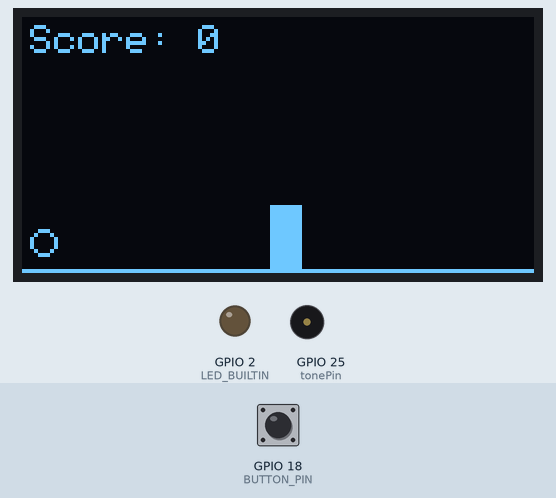
Simulated run of this sketch. Board: ESP32. Parts: 128×64 one-colour display, output pins drawn as LEDs (lit = HIGH), buzzer (waves = sounding). Dashed ring = blinking. Inputs (shaded band) come from the test bench; at power-on: GPIO 18 (BUTTON_PIN) HIGH. Random numbers use the default seed unless the sketch sets one.

Above: at 6.3 s.
6.4 s: GPIO 18 (BUTTON_PIN) pulled LOW for 3.2 s
At 9.49 s:
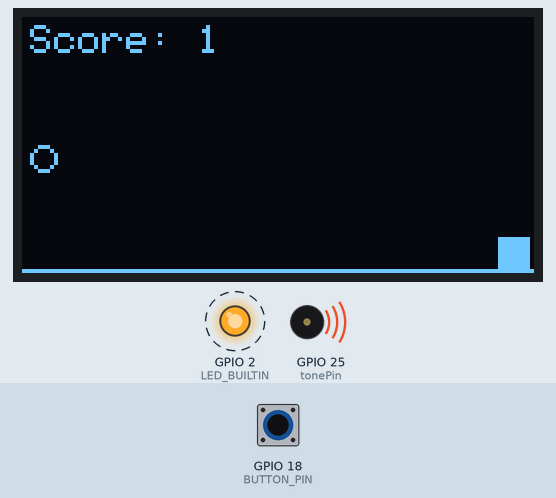
10.2 s: GPIO 18 (BUTTON_PIN) pulled LOW for 0.15 s
At 10.45 s:
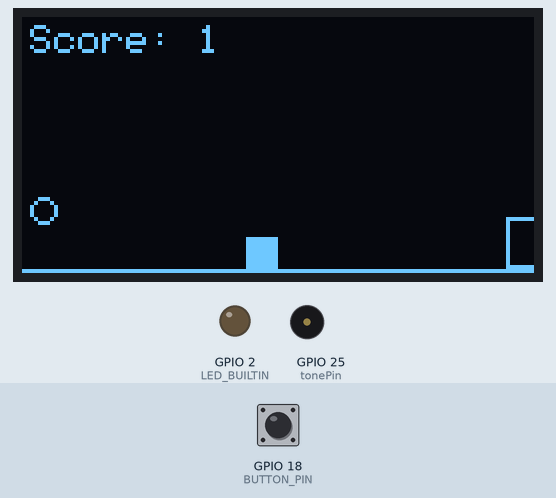
10.9 s: GPIO 18 (BUTTON_PIN) pulled LOW for 1 s
At 11.09 s:
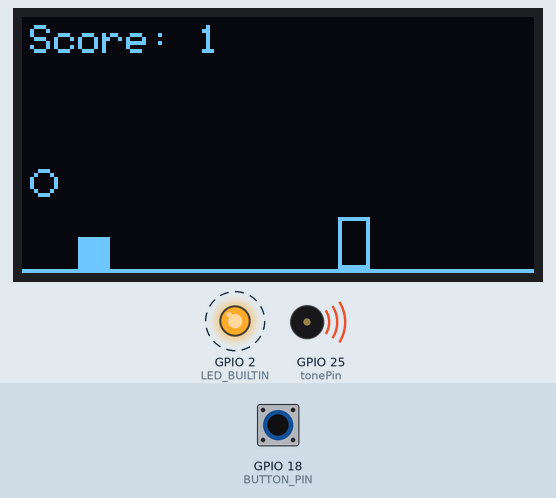
12.5 s: GPIO 18 (BUTTON_PIN) pulled LOW for 0.15 s
At 12.69 s:
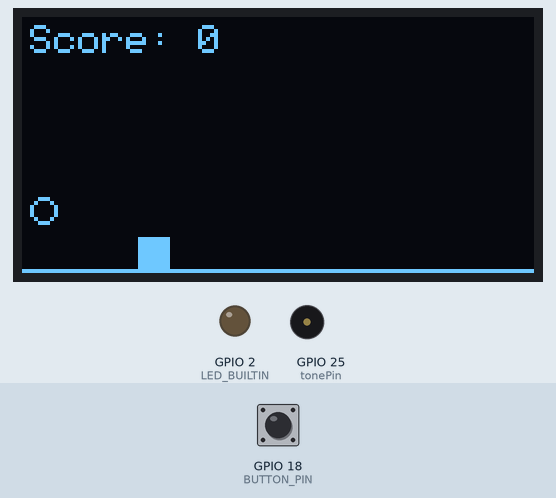
13.2 s: GPIO 18 (BUTTON_PIN) pulled LOW for 3.2 s
At 17.5 s:
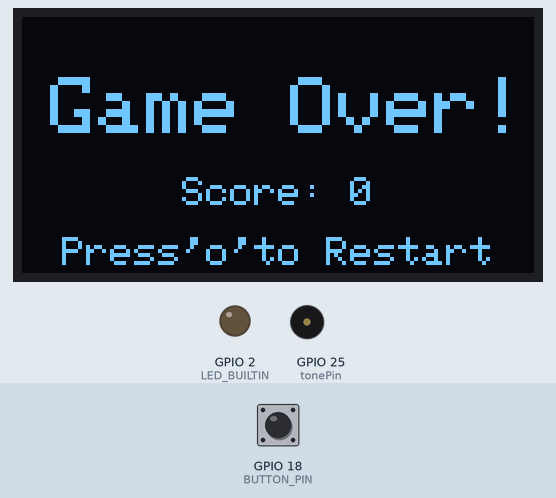
18.5 s: GPIO 18 (BUTTON_PIN) pulled LOW for 0.15 s
At 18.7 s:
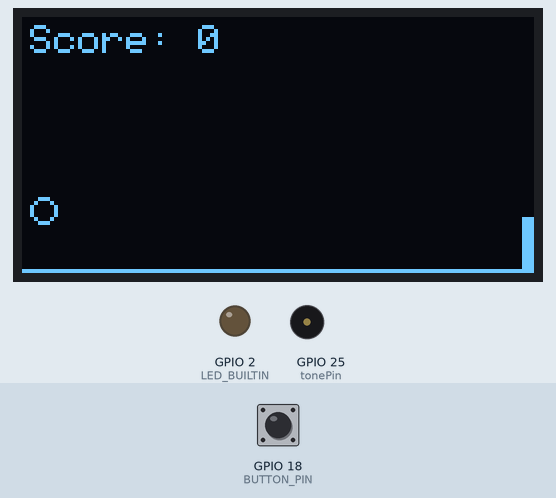
Timing chart, 0 to 21.8 s (numbered marks = the images above; inputs shaded):
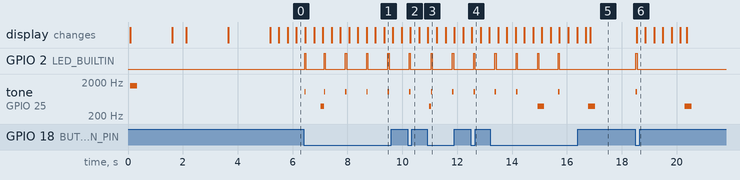

Measured:
- after the input at 6.4 s, GPIO 2 (LED_BUILTIN): alternates HIGH for 0.05 s and LOW for 0.73 s, starting at once
- after the input at 10.2 s, GPIO 2 (LED_BUILTIN): LOW → HIGH after 0.05 s, → LOW 0.05 s later; tone on GPIO 25 (tonePin): silent → 1047 Hz after 0.05 s, → silent 0.05 s later
- after the input at 10.9 s, GPIO 2 (LED_BUILTIN): alternates HIGH for 0.05 s and LOW for 0.73 s, starting after 0.15 s
- after the input at 12.5 s, GPIO 2 (LED_BUILTIN): LOW → HIGH after 0.10 s, → LOW 0.05 s later
- after the input at 13.2 s, GPIO 2 (LED_BUILTIN): alternates HIGH for 0.05 s and LOW for 0.73 s, 8 changes in all, then stays LOW, starting after 0.18 s
- after the input at 18.5 s, GPIO 2 (LED_BUILTIN): LOW → HIGH at once, → LOW 0.05 s later; tone on GPIO 25 (tonePin): silent → 1047 Hz at once, → silent 0.05 s later, → 392 Hz 1.7 s later, → silent 0.25 s later; the display: changes at once (image 6)
- by itself, tone on GPIO 25 (tonePin): plays 1047 Hz for 0.05 s, 392 Hz for 0.12 s, 1047 Hz for 0.05 s, 1047 Hz for 0.05 s, 1047 Hz for 0.05 s, 1047 Hz for 0.05 s

The sketch:

Bounce_the_ball.ino
```cpp
#include <Adafruit_GFX.h>
#include <Adafruit_SSD1306.h>
#include "pitches.h"

// Display Configuration
#define SCREEN_WIDTH 128
#define SCREEN_HEIGHT 64
#define OLED_RESET -1
Adafruit_SSD1306 display(SCREEN_WIDTH, SCREEN_HEIGHT, &Wire, OLED_RESET);
// Speaker config
const int tonePin = 25; // Pin connected to the speaker or earphone

// Button Configuration
#define BUTTON_PIN 18

// Game Variables
int ballY = SCREEN_HEIGHT - 3; // Dragon's vertical position (on the ground)
int groundLevel = SCREEN_HEIGHT - 3;
int dragonJumpHeight = 40;        // Jump height
bool isJumping = false;           // Is the dragon jumping?
int jumpVelocity = 3;             // Jump speed
int gravity = 1;                  // Gravity effect
//int x2=random(50,64);
int obstacleX = SCREEN_WIDTH;     // Obstacle's horizontal position
int obstacleX2 = 64;
int obstacleWidth = 8;           // Obstacle width
int obstacleWidth2 = 8;
int obstacleHeight = 16;          // Obstacle height
int obstacleHeight2 = 16;
int minObstacleDistance = 30;     // Minimum distance between obstacles
int maxObstacleDistance = 50;     // Maximum distance between obstacles
int gameSpeed;
bool play = false;
bool first = true;
bool gameOver = false;            // Game state
int score = 0;                    // Player's score

void setup() {
  // Initialize OLED display
  if (!display.begin(SSD1306_SWITCHCAPVCC, 0x3C)) {
    Serial.println(F("SSD1306 allocation failed"));
    for (;;);
  }
  display.clearDisplay();
  display.display();

  // Initialize Button
  pinMode(BUTTON_PIN, INPUT_PULLUP);
  pinMode(LED_BUILTIN, OUTPUT);

  // Initialize random seed
  randomSeed(200); // Used to generate randomness
  //boot Screen
  BootImg();
  // Initial screen
  display.setTextSize(1);
  display.setCursor(20, 30);
  display.setTextColor(SSD1306_WHITE);
  display.println("Save the ball");
  display.display();
  delay(1500);
  display.clearDisplay();
  display.setCursor(12, 30);
  display.setTextColor(SSD1306_WHITE);
  display.println("Press'o'to bounce");
  display.display();
  delay(1500);
}

void loop() {
  digitalWrite(LED_BUILTIN, 0);
  if (!gameOver) {
    // Handle jumping
    if (digitalRead(BUTTON_PIN) == LOW && !isJumping) {
      isJumping = true;
      jumpVelocity = -8; // Initial upward velocity
      digitalWrite(LED_BUILTIN, 1);
      tone(tonePin, NOTE_C6,50);
    }

    if (isJumping) {
      ballY += jumpVelocity;
      jumpVelocity += gravity; // Apply gravity

      if (ballY >= groundLevel) {
        ballY = groundLevel;
        isJumping = false;
      }
    }

    // Move obstacle
    obstacleX -= 3;
    if (obstacleX < -obstacleWidth) {
      obstacleX = SCREEN_WIDTH ;
      score++; // Increment score
      play=true;
      obstacleHeight = random(5,15);
    }
    // Collision detection
    if (obstacleX < 10 && obstacleX + obstacleWidth > 0) {
      if (ballY > SCREEN_HEIGHT - obstacleHeight - 10) {
        gameOver = true;
        GameOverMusic();
      }
    }
    // for 2nd obstacle -
    obstacleX2 -= 3;
    if (obstacleX2 < -obstacleWidth2) {
      obstacleX2 = SCREEN_WIDTH ;
      if (first){obstacleX2=256;first=false;}
      if (score>1){score++;play=true;} // Increment score
      obstacleHeight2 = random(5,15);
    }

    if (score!=0 ){
    // Collision detection
      if (obstacleX2 < 10 && obstacleX2 + obstacleWidth2 > 0) {
        if (ballY > SCREEN_HEIGHT - obstacleHeight2 - 10) {
          gameOver = true;
          GameOverMusic();
        }
      }
    }

    // Render game elements
    display.clearDisplay();

    // Draw ground
    display.drawLine(0, SCREEN_HEIGHT - 1, SCREEN_WIDTH, SCREEN_HEIGHT - 1, SSD1306_WHITE);

    // Draw ball
    display.drawCircle(5, ballY - 5, 3, SSD1306_WHITE); //fillRect(2, ballY - 5, 5, 5, SSD1306_WHITE);

    // Draw obstacle
    display.fillRect(obstacleX, SCREEN_HEIGHT - obstacleHeight - 1, obstacleWidth, obstacleHeight, SSD1306_WHITE);

    if (score !=0){
      display.drawRect(obstacleX2, SCREEN_HEIGHT - obstacleHeight2 - 1, obstacleWidth2, obstacleHeight2, SSD1306_WHITE);
    }

    // Draw score
    display.setCursor(2, 2);
    display.print("Score: ");
    display.print(score);
    display.display();
    int spd=20;
    // Control game speed
    switch (score){
      case 25 ... 49: gameSpeed=spd-5;
      break;
      case 50 ... 74: gameSpeed=spd-15;
      break;
      case 75 ... 99: gameSpeed=3;
      break;
      case 100 ... 2000: gameSpeed=1;
      break;
      default: gameSpeed=spd;
    }
    delay(gameSpeed);
    switch (score){
      case 25:notout();
      break;
      case 50:notout();
      break;
      case 75:notout();
      break;
      case 100:notout();
      break;
      default: ;
    }

  } else {
    // Game Over Screen
    display.clearDisplay();
    display.setTextSize(2);
    display.setCursor(7, 15);
    display.println("Game Over!");
    display.setTextSize(1);
    display.setCursor(40, 40);
    display.print("Score: ");
    display.print(score);
    display.setCursor(10, 55);
    display.println("Press'o'to Restart");
    display.display();

    // Wait for button press to restart
    if (digitalRead(BUTTON_PIN) == LOW) {
      resetGame();
    }
  }
}

void resetGame() {
  // Reset game variables
  ballY = groundLevel;
  obstacleX = SCREEN_WIDTH;
  obstacleX2 = 64;
  score = 0;
  gameOver = false;
  first = true;
}


// game over sound
void GameOverMusic() {
  // Sadder melody for the Game Over theme with lower ending notes
  int melody[] = {
  NOTE_F6, NOTE_E5, NOTE_D5, NOTE_C5, NOTE_B4,NOTE_G4
  };
  // Durations (4 = quarter note, 8 = eighth note, etc.)
  int noteDurations[] = {
    16,16, 16, 16, 16, 4
  };
  // Play each note in the melody
  for (int i = 0; i < sizeof(melody) / sizeof(melody[0]); i++) {
    int note = melody[i];
    int duration = 1000 / noteDurations[i]; // Longer duration for sad effect
    if (note > 0) {
      tone(tonePin, note, duration); // Play the note
    }
  }
}

//booot sound
void BootSound() {
  int melody[] = {  NOTE_D6, NOTE_E6,NOTE_D6, NOTE_E6,NOTE_G6};
  int noteDurations[] = {4, 16, 16, 16,4};
  for (int i = 0; i < sizeof(melody) / sizeof(melody[0]); i++) {
    int note = melody[i];
    int duration = 1000 / noteDurations[i];
    if (note > 0) {
      tone(tonePin, note, duration);
    }
  }
}

void notout(){
  if (play){
  tone(tonePin,NOTE_D6,62);
  tone(tonePin,NOTE_G6,125);
  play=false;
  }
}

const uint8_t rp_logo2[] PROGMEM = {
  // Bitmap data goes here (truncated for brevity)
  0x00, 0x00, 0x00, 0x00, 0x00, 0x00, 0x00, 0x00, 0x00, 0x00, 0x00, 0x00, 0x00, 0x00, 0x00, 0x00,
	0x00, 0x00, 0x00, 0x00, 0x00, 0x00, 0x00, 0x1f, 0xf8, 0x00, 0x00, 0x00, 0x00, 0x00, 0x00, 0x00,
	0x00, 0x00, 0x00, 0x00, 0x00, 0x00, 0x00, 0xff, 0xff, 0x00, 0x00, 0x00, 0x00, 0x00, 0x00, 0x00,
	0x00, 0x00, 0x00, 0x00, 0x00, 0x00, 0x03, 0xfe, 0x1f, 0xc0, 0x00, 0x00, 0x00, 0x00, 0x00, 0x00,
	0x00, 0x00, 0x00, 0x00, 0x00, 0x00, 0x07, 0x82, 0x03, 0xe0, 0x00, 0x00, 0x00, 0x00, 0x00, 0x00,
	0x00, 0x00, 0x00, 0x00, 0x00, 0x00, 0x1f, 0x01, 0x00, 0xf8, 0x00, 0x00, 0x00, 0x00, 0x00, 0x00,
	0x00, 0x00, 0x00, 0x00, 0x00, 0x00, 0x3d, 0x80, 0xf0, 0x3c, 0x00, 0x00, 0x00, 0x00, 0x00, 0x00,
	0x00, 0x00, 0x00, 0x00, 0x00, 0x00, 0x7a, 0xc0, 0x88, 0x1c, 0x00, 0x00, 0x00, 0x00, 0x00, 0x00,
	0x00, 0x00, 0x00, 0x00, 0x00, 0x00, 0x79, 0x60, 0x88, 0x0e, 0x00, 0x00, 0x00, 0x00, 0x00, 0x00,
	0x00, 0x00, 0x00, 0x00, 0x00, 0x00, 0xe4, 0xb0, 0xd0, 0x07, 0x00, 0x00, 0x00, 0x00, 0x00, 0x00,
	0x00, 0x00, 0x00, 0x00, 0x00, 0x01, 0xe2, 0x58, 0x20, 0x03, 0x00, 0x00, 0x00, 0x00, 0x00, 0x00,
	0x00, 0x00, 0x00, 0x00, 0x00, 0x01, 0xd1, 0x2f, 0x80, 0x03, 0x80, 0x00, 0x00, 0x00, 0x00, 0x00,
	0x00, 0x00, 0x00, 0x00, 0x00, 0x03, 0x91, 0x10, 0x40, 0x01, 0x80, 0x00, 0x00, 0x00, 0x00, 0x00,
	0x00, 0x00, 0x00, 0x00, 0x00, 0x03, 0x91, 0x08, 0x24, 0x01, 0xc0, 0x00, 0x00, 0x00, 0x00, 0x00,
	0x00, 0x00, 0x00, 0x00, 0x00, 0x03, 0x91, 0x04, 0x1a, 0x00, 0xc0, 0x00, 0x00, 0x00, 0x00, 0x00,
	0x00, 0x00, 0x00, 0x00, 0x00, 0x07, 0x71, 0x02, 0x13, 0x00, 0xc0, 0x00, 0x00, 0x00, 0x00, 0x00,
	0x00, 0x00, 0x00, 0x00, 0x00, 0x07, 0x30, 0x81, 0x13, 0x00, 0xe0, 0x00, 0x00, 0x00, 0x00, 0x00,
	0x00, 0x00, 0x00, 0x00, 0x00, 0x07, 0x10, 0x40, 0x9e, 0x00, 0xe0, 0x00, 0x00, 0x00, 0x00, 0x00,
	0x00, 0x00, 0x00, 0x00, 0x00, 0x07, 0x18, 0x20, 0x40, 0x00, 0xe0, 0x00, 0x00, 0x00, 0x00, 0x00,
	0x00, 0x00, 0x00, 0x00, 0x00, 0x06, 0x14, 0x10, 0x20, 0x00, 0xe0, 0x00, 0x00, 0x00, 0x00, 0x00,
	0x00, 0x00, 0x00, 0x00, 0x00, 0x06, 0x13, 0xc8, 0x10, 0x00, 0xe0, 0x00, 0x00, 0x00, 0x00, 0x00,
	0x00, 0x00, 0x00, 0x00, 0x00, 0x07, 0x13, 0x24, 0x08, 0x00, 0xe0, 0x00, 0x00, 0x00, 0x00, 0x00,
	0x00, 0x00, 0x00, 0x00, 0x00, 0x07, 0x12, 0x23, 0xc4, 0x00, 0xe0, 0x00, 0x00, 0x00, 0x00, 0x00,
	0x00, 0x00, 0x00, 0x00, 0x00, 0x07, 0x1a, 0x23, 0x23, 0xc0, 0xc0, 0x00, 0x00, 0x00, 0x00, 0x00,
	0x00, 0x00, 0x00, 0x00, 0x00, 0x03, 0x0d, 0xc2, 0x23, 0x60, 0xc0, 0x00, 0x00, 0x00, 0x00, 0x00,
	0x00, 0x00, 0x00, 0x00, 0x00, 0x03, 0x86, 0x03, 0x22, 0x21, 0xc0, 0x00, 0x00, 0x00, 0x00, 0x00,
	0x00, 0x00, 0x00, 0x00, 0x00, 0x03, 0x81, 0xe1, 0xc2, 0x21, 0xc0, 0x00, 0x00, 0x00, 0x00, 0x00,
	0x00, 0x00, 0x00, 0x00, 0x00, 0x01, 0x81, 0x20, 0x01, 0xc3, 0x80, 0x00, 0x00, 0x00, 0x00, 0x00,
	0x00, 0x00, 0x00, 0x00, 0x00, 0x01, 0xc1, 0x10, 0x00, 0x03, 0x80, 0x00, 0x00, 0x00, 0x00, 0x00,
	0x00, 0x00, 0x00, 0x00, 0x00, 0x00, 0xe1, 0x33, 0x8e, 0x07, 0x00, 0x00, 0x00, 0x00, 0x00, 0x00,
	0x00, 0x00, 0x00, 0x00, 0x00, 0x00, 0xf0, 0xe2, 0x49, 0x0e, 0x00, 0x00, 0x00, 0x00, 0x00, 0x00,
	0x00, 0x00, 0x00, 0x00, 0x00, 0x00, 0x78, 0x03, 0x8e, 0x1e, 0x00, 0x00, 0x00, 0x00, 0x00, 0x00,
	0x00, 0x00, 0x00, 0x00, 0x00, 0x00, 0x3c, 0x02, 0x48, 0x3c, 0x00, 0x00, 0x00, 0x00, 0x00, 0x00,
	0x00, 0x00, 0x00, 0x00, 0x00, 0x00, 0x1e, 0x02, 0x28, 0x78, 0x00, 0x00, 0x00, 0x00, 0x00, 0x00,
	0x00, 0x00, 0x00, 0x00, 0x00, 0x00, 0x0f, 0x80, 0x01, 0xf0, 0x00, 0x00, 0x00, 0x00, 0x00, 0x00,
	0x00, 0x00, 0x00, 0x00, 0x00, 0x00, 0x03, 0xf0, 0x0f, 0xc0, 0x00, 0x00, 0x00, 0x00, 0x00, 0x00,
	0x00, 0x00, 0x00, 0x00, 0x00, 0x00, 0x01, 0xff, 0xff, 0x00, 0x00, 0x00, 0x00, 0x00, 0x00, 0x00,
	0x00, 0x00, 0x00, 0x00, 0x00, 0x00, 0x00, 0x3f, 0xfc, 0x00, 0x00, 0x00, 0x00, 0x00, 0x00, 0x00,
	0x00, 0x00, 0x00, 0x00, 0x00, 0x00, 0x00, 0x03, 0xc0, 0x00, 0x00, 0x00, 0x00, 0x00, 0x00, 0x00,
	0x00, 0x00, 0x00, 0x00, 0x00, 0x00, 0x00, 0x00, 0x00, 0x00, 0x00, 0x00, 0x00, 0x00, 0x00, 0x00,
	0x00, 0x00, 0x00, 0x00, 0x00, 0x00, 0x00, 0x00, 0x00, 0x00, 0x00, 0x00, 0x00, 0x00, 0x00, 0x00,
	0x00, 0x00, 0x00, 0x00, 0x00, 0x00, 0x00, 0x00, 0x00, 0x00, 0x00, 0x00, 0x00, 0x00, 0x00, 0x00,
	0x00, 0x00, 0x00, 0x00, 0x00, 0x00, 0x00, 0x00, 0x00, 0x00, 0x00, 0x00, 0x00, 0x00, 0x00, 0x00,
	0x00, 0x00, 0x00, 0x00, 0x00, 0x00, 0x00, 0x00, 0x00, 0x00, 0x00, 0x00, 0x00, 0x00, 0x00, 0x00,
	0x00, 0x00, 0x00, 0x00, 0x00, 0x00, 0x00, 0x00, 0x00, 0x00, 0x00, 0x00, 0x00, 0x00, 0x00, 0x00,
	0x00, 0x00, 0x00, 0x00, 0x00, 0x00, 0x00, 0x00, 0x00, 0x00, 0x00, 0x00, 0x00, 0x00, 0x00, 0x00,
	0x00, 0x00, 0x00, 0x00, 0x00, 0x00, 0x00, 0x00, 0x00, 0x00, 0x00, 0x00, 0x00, 0x00, 0x00, 0x00,
	0x00, 0x00, 0x00, 0x00, 0x00, 0x00, 0x00, 0x00, 0x00, 0x00, 0x00, 0x00, 0x00, 0x00, 0x00, 0x00,
	0x00, 0x00, 0x00, 0x00, 0x00, 0x00, 0x00, 0x00, 0x00, 0x00, 0x00, 0x00, 0x00, 0x00, 0x00, 0x00,
	0x00, 0x00, 0x00, 0x00, 0x00, 0x00, 0x00, 0x00, 0x00, 0x00, 0x00, 0x00, 0x00, 0x00, 0x00, 0x00,
	0x00, 0x00, 0x00, 0x00, 0x00, 0x00, 0x00, 0x00, 0x00, 0x00, 0x00, 0x00, 0x00, 0x00, 0x00, 0x00,
	0x00, 0x00, 0x00, 0x00, 0x00, 0x00, 0x00, 0x00, 0x00, 0x00, 0x00, 0x00, 0x00, 0x00, 0x00, 0x00,
	0x00, 0x00, 0x00, 0x00, 0x00, 0x00, 0x00, 0x00, 0x00, 0x00, 0x00, 0x00, 0x00, 0x00, 0x00, 0x00,
	0x00, 0x00, 0x00, 0x00, 0x00, 0x00, 0x00, 0x00, 0x00, 0x00, 0x00, 0x00, 0x00, 0x00, 0x00, 0x00,
	0x00, 0x00, 0x00, 0x00, 0x00, 0x00, 0x00, 0x00, 0x00, 0x00, 0x00, 0x00, 0x00, 0x00, 0x00, 0x00,
	0x00, 0x00, 0x00, 0x00, 0x00, 0x00, 0x00, 0x00, 0x00, 0x00, 0x00, 0x00, 0x00, 0x00, 0x00, 0x00,
	0x00, 0x00, 0x00, 0x00, 0x00, 0x00, 0x00, 0x00, 0x00, 0x00, 0x00, 0x00, 0x00, 0x00, 0x00, 0x00,
	0x00, 0x00, 0x00, 0x00, 0x00, 0x00, 0x00, 0x00, 0x00, 0x00, 0x00, 0x00, 0x00, 0x00, 0x00, 0x00,
	0x00, 0x00, 0x00, 0x00, 0x00, 0x00, 0x00, 0x00, 0x00, 0x00, 0x00, 0x00, 0x00, 0x00, 0x00, 0x00,
	0x00, 0x00, 0x00, 0x00, 0x00, 0x00, 0x00, 0x00, 0x00, 0x00, 0x00, 0x00, 0x00, 0x00, 0x00, 0x00,
	0x00, 0x00, 0x00, 0x00, 0x00, 0x00, 0x00, 0x00, 0x00, 0x00, 0x00, 0x00, 0x00, 0x00, 0x00, 0x00,
	0x00, 0x00, 0x00, 0x00, 0x00, 0x00, 0x00, 0x00, 0x00, 0x00, 0x00, 0x00, 0x00, 0x00, 0x00, 0x00,
	0x00, 0x00, 0x00, 0x00, 0x00, 0x00, 0x00, 0x00, 0x00, 0x00, 0x00, 0x00, 0x00, 0x00, 0x00, 0x00,
	0x00, 0x00, 0x00, 0x00, 0x00, 0x00, 0x00, 0x00, 0x00, 0x00, 0x00, 0x00, 0x00, 0x00, 0x00, 0x00
};

void BootImg(){
  display.clearDisplay();
  display.drawBitmap(0, 0, rp_logo2, SCREEN_WIDTH, SCREEN_HEIGHT, SSD1306_WHITE);
  display.setTextSize(1);           // Normal 1:1 pixel scale
  display.setTextColor(SSD1306_WHITE); // Draw white text
  display.setCursor(43, 42);         // Position for text
  display.println(F("Roytech"));
  display.setCursor(35, 55);         // Another position for more text
  display.println(F("Prototypes"));
  display.display();
  BootSound(); // boot sound
  delay(1500);  // display time
  display.clearDisplay();
  display.display();
  delay(500); // blank time
}
```
